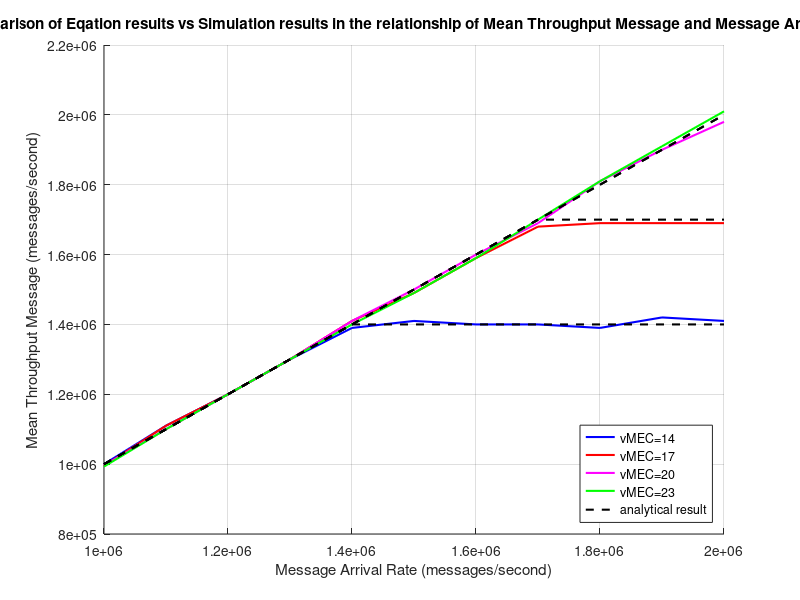

This chart was generated by the following MATLAB code:
% Define the model parameters
s = [14, 17, 20, 23]; % number of servers
mu = 1 / 0.00001; % service rate (messages per second)
K = 600; % buffer size

% Define the range of message arrival rates
lambda = 1000000:100000:2000000; % message arrival rates (messages per second)

% Calculate the utilization factor (rho, epsilon) for each s and lambda value

% Calculate the blocking probability (p_C^y) and resource usage (R_M) for each s and lambda value
p_0 = zeros(length(s), length(lambda));
p_C = zeros(length(s), length(lambda));
R_M = zeros(length(s), length(lambda));

for i = 1:length(s)
    for j = 1:length(lambda)
        y=0;
        rho(i,j) = lambda(j)/mu;
        epsilon(i,j) = lambda(j)/(s(i)*mu);    
        if (epsilon(i,j) ~= 1)
            p_0(i,j) = (rho(i,j)^s(i)/factorial(s(i))*(1-epsilon(i,j)^(K-s(i)+1))/(1-epsilon(i,j))+sum(rho(i,j).^([0:s(i)-1])./factorial([0:s(i)-1])))^-1;
        else
            p_0(i,j) = (rho(i,j)^s(i)/factorial(s(i))*(K-s(i)+1)+sum(rho(i,j).^([0:s(i)-1])./factorial([0:s(i)-1])))^-1;
        end
        if(y>=0 && y<s(i)) 
            p_C(i,j) = p_0(i,j)*rho(i,j)^y/factorial(y);
        elseif (y<=K)
            p_C(i,j) = p_0(i,j)*rho(i,j)^(y)/factorial(s(i))/s(i)^(y-s(i));
        end
        R_M(i,j) = epsilon(i,j)*(1-p_C(i,j));
        if(R_M(i,j)<=1) R_M1(i,j) = R_M(i,j);
        else R_M1(i,j) = 1;
        end
        tau_M1(i,j) = R_M1(i,j)*s(i)*mu;
    end
end

% Set the JMT simulation result points.
tau_M2 = [1.00E6,	1.11E6,	1.20E6,	1.30E6,	1.39E6,	1.41E6,	1.40E6,	1.40E6,	1.39E6,	1.42E6,	1.41E6;
        9.95E5,	1.11E6,	1.20E6,	1.30E6,	1.41E6,	1.49E6,	1.59E6,	1.68E6,	1.69E6,	1.69E6,	1.69E6;
        9.96E5,	1.10E6,	1.20E6,	1.30E6,	1.41E6,	1.50E6,	1.60E6,	1.69E6,	1.81E6,	1.90E6,	1.98E6;
        9.93E5,	1.10E6,	1.20E6,	1.30E6,	1.40E6,	1.49E6,	1.59E6,	1.70E6,	1.81E6,	1.91E6,	2.01E6];

% Plot the resource usage (R_M^y) as a function of message arrival rate for each s value
figure;
hold on;
plot(lambda, tau_M2(1,:), 'b-', 'LineWidth',1.5,'MarkerSize',6);
plot(lambda, tau_M2(2,:), 'r-', 'LineWidth',1.5,'MarkerSize',6);
plot(lambda, tau_M2(3,:), 'm-', 'LineWidth',1.5,'MarkerSize',6);
plot(lambda, tau_M2(4,:), 'g-', 'LineWidth',1.5,'MarkerSize',6);
xlabel('Message Arrival Rate (messages/second)');
ylabel('Mean Throughput Message (messages/second)');
title('Comparison of Eqation results vs Simulation results in the relationship of Mean Throughput Message and Message Arrival Rate')
plot(lambda, tau_M1(1,:), 'k--', 'LineWidth',1.5,'MarkerSize',6);
plot(lambda, tau_M1(2,:), 'k--', 'LineWidth',1.5,'MarkerSize',6);
plot(lambda, tau_M1(3,:), 'k--', 'LineWidth',1.5,'MarkerSize',6);
plot(lambda, tau_M1(4,:), 'k--', 'LineWidth',1.5,'MarkerSize',6);
legend('vMEC=14', 'vMEC=17', 'vMEC=20', 'vMEC=23','analytical result','Location','southeast');
grid on